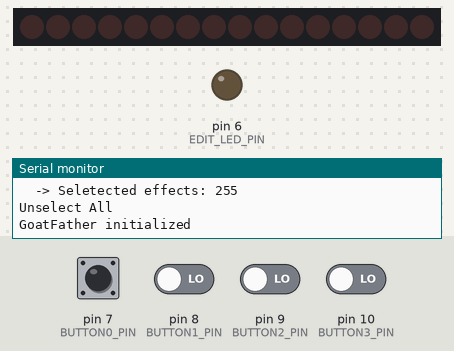
Bench run of a sketch on a simulated Arduino Uno, built with avr-gcc and run on an emulated ATmega328P. On the bench: 16 shift-register outputs drawn as a row of LEDs (first output left, lit = HIGH), output pins drawn as LEDs (lit = HIGH), the last lines printed to the serial monitor. Wiring (inferred from the names in the program): 2 × shift register (74HC595): data pin 5; shift clock pin 2; latch pin 3; OE pin 4. Wiring (inferred from the signals the program sends): row of LEDs: on Q0, Q1, Q2, Q3, Q4, Q5, Q6, Q7, Q8, Q9, Q10, Q11, Q12, Q13, Q14, Q15. The test bench sets the inputs (shaded band); at power-on: pin 7 (BUTTON0_PIN), pin 8 (BUTTON1_PIN), pin 9 (BUTTON2_PIN), pin 10 (BUTTON3_PIN) LOW. MIDI output is not drawn; pins used as bus, display or sensor lines are not drawn.

Above: at 1.4 s.
1.5 s: pin 7 (BUTTON0_PIN) pulled HIGH for 0.15 s
At 1.8 s:
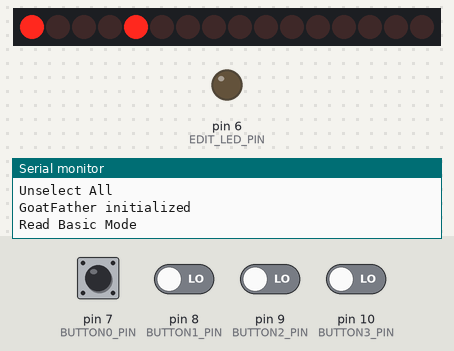
3.1 s: pin 7 (BUTTON0_PIN) driven HIGH and pin 8 (BUTTON1_PIN) driven HIGH
At 3.5 s:
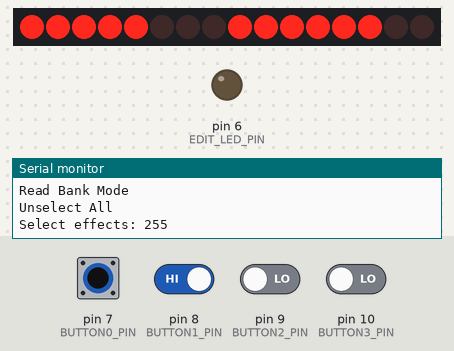
6.1 s: pin 7 (BUTTON0_PIN) driven LOW
At 6.7 s:
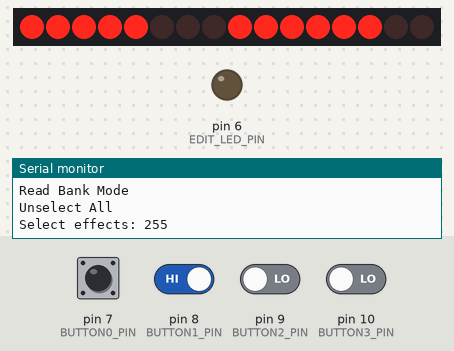
7.6 s: pin 7 (BUTTON0_PIN) driven HIGH
At 8.4 s:
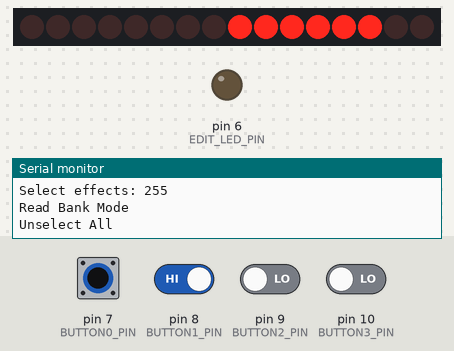
10.6 s: pin 9 (BUTTON2_PIN) driven HIGH and pin 10 (BUTTON3_PIN) driven HIGH
At 11.2 s:
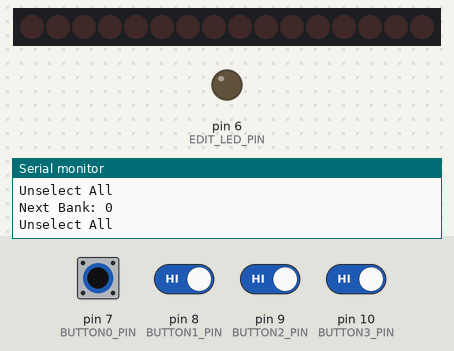
Timing chart, 0 to 13.1 s (numbered marks = the images above; inputs shaded):
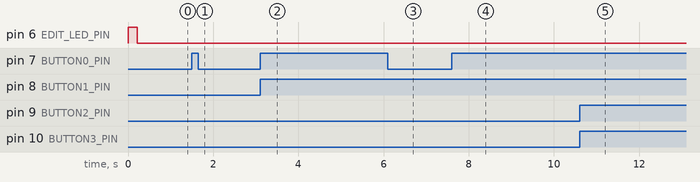

The sketch:

goatroller.ino
```cpp
#include "RollerEffectSwitcher.h"
#include "ButtonReader.h"
#include "BankManager.h"
#include <SoftwareSerial.h>
#include <MIDI.h>

// ButtonReader parameters
#define NUMBER_OF_BUTTON 4
#define NUMBER_OF_LOOPS 4
#define NUMBER_OF_SHIFT_REGISTER 2

#define BUTTON0_PIN 7
#define BUTTON1_PIN 8
#define BUTTON2_PIN 9
#define BUTTON3_PIN 10

// BankManager parameters
#define EEPROM_START_ADDRESS 0
#define NUMBER_OF_BANKS 7
#define PATCHES_PER_BANK 4

// EffectSwitcher parameters
#define CLOCK_PIN 2         //Connected to clock pin (SRCK) of TPIC6B595N
#define LATCH_PIN 3         //Connected to latch pin (RCK) of TPIC6B595N
#define OUTPUT_ENABLE_PIN 4 //Connected to output enable (G_) of TPIC6B595N
#define DATA_PIN 5          //Connected to Data in (SER_IN) of TPIC6B595N

#define EDIT_LED_PIN 6

// Midi Constants
#define MIDI_RX_PIN 11
#define MIDI_TX_PIN 12
#define MIDI_CC_VALUE_TOGGLE 64

int buttons[NUMBER_OF_BUTTON] = {BUTTON0_PIN, BUTTON1_PIN, BUTTON2_PIN, BUTTON3_PIN};
ButtonReader *button_reader = new ButtonReaderPins(
    NUMBER_OF_BUTTON,
    buttons);
BankManager *bank_manager = new BankManager(EEPROM_START_ADDRESS, NUMBER_OF_BANKS, PATCHES_PER_BANK);

RollerEffectSwitcher effect_switcher(
    button_reader,
    bank_manager,
    CLOCK_PIN,
    LATCH_PIN,
    OUTPUT_ENABLE_PIN,
    DATA_PIN,
    EDIT_LED_PIN);

SoftwareSerial midiSerial(MIDI_RX_PIN, MIDI_TX_PIN);

MIDI_CREATE_INSTANCE(SoftwareSerial, midiSerial, midiSoft);

void setup()
{
    effect_switcher.init();
    midiSoft.begin();
    midiSoft.setInputChannel(3);
}

void checkMIDI()
{
    if (midiSoft.read()) // Is there a MIDI message incoming ?
    {
        switch (midiSoft.getType()) // Get the type of the message we caught
        {
        case midi::ProgramChange:
            Serial.println(String("Midi PC Message ") + midiSoft.getData1());
            effect_switcher.select_patch_and_effect(0, midiSoft.getData1());
            break;
        case midi::ControlChange:
            byte cc_number = midiSoft.getData1();
            byte cc_value = midiSoft.getData2();
            Serial.println(String("Midi CC Message ") + cc_number + ", " + cc_value);
            if (cc_number > 0 && cc_number <= NUMBER_OF_LOOPS)
            {
                if (cc_value == MIDI_CC_VALUE_TOGGLE)
                {
                    effect_switcher.toggle_loop(cc_number);
                }
                else
                {
                    effect_switcher.set_loop_state(cc_number, (cc_value < MIDI_CC_VALUE_TOGGLE) ? LOW : HIGH);
                }
            }
            break;
        // See the online reference for other message types
        default:
            break;
        }
    }
}

void loop()
{
    checkMIDI();
    effect_switcher.read_and_apply();
}
```

RollerEffectSwitcher.cpp
```cpp
#include "RollerEffectSwitcher.h"
#include "ButtonReader.h"


RollerEffectSwitcher::RollerEffectSwitcher(
    ButtonReader* _button_reader,
    BankManager* _bank_manager,
    byte _pin_register_clock,
    byte _pin_register_latch,
    byte _pin_register_output_enable,
    byte _pin_register_data,
    byte _edit_led_pin
): EffectSwitcher(_button_reader, _bank_manager, nullptr,
    _pin_register_clock, _pin_register_latch, _pin_register_output_enable, _pin_register_data) {
    edit_mode_started = 0;
    edit_led_pin = _edit_led_pin;
}

void RollerEffectSwitcher::init() {
    pinMode(edit_led_pin, OUTPUT);
    digitalWrite(edit_led_pin, HIGH);
    EffectSwitcher::init();
    digitalWrite(edit_led_pin, LOW);
}

void RollerEffectSwitcher::read_and_apply() {
    bool action_done = false;
    button_reader->read();
    if (mode == effects_mode::edit && millis() - edit_mode_started > EDIT_MODE_INTERVAL) {
        save_patch();
        digitalWrite(edit_led_pin, LOW);
    }
    if (button_reader->is_multiple_button_pressed() && mode != effects_mode::edit) {
        if (is_next_bank_pressed()) {
            bank_manager->next();
            Serial.println(String("Next Bank: ") + bank_manager->get_current_bank_number());
            set_bank_mode();
            unselect_all();
            action_done = true;
        } else if (is_previous_bank_pressed()) {
            bank_manager->previous();
            Serial.println(String("Previous Bank: ") + bank_manager->get_current_bank_number());
            set_bank_mode();
            unselect_all();
            action_done = true;
        } else if (is_no_bank_pressed()) {
            Serial.println(String("No Bank"));
            bank_manager->set_current_bank(BASIC_MODE_BANK);
            set_bank_mode();
            unselect_all();
            action_done = true;
        }
    }
    int button_actioned = button_reader->get_actioned_button();
    if (button_actioned >= 0) {
        int action = button_reader->get_action_for_button(button_actioned);
        if (action == button_state::pressed) {
            switch(mode) {
                case effects_mode::basic: {
                    Serial.println("Read Basic Mode");
                    read_basic_mode(button_actioned);
                    break;
                }
                case effects_mode::bank: {
                    Serial.println("Read Bank Mode");
                    if (bitRead(current_patch, button_actioned)) {
                        unselect_all();
                    } else {
                        select_bank_patch(button_actioned);
                    }
                    break;
                }
                case effects_mode::edit: {
                    Serial.println("Read Edit Mode");
                    read_edit_mode(button_actioned);
                    break;
                }
            }
        } else if (action == button_state::long_pressed && mode == effects_mode::bank) {
            Serial.println("Now in EDIT MODE");
            display(String("Edit Patch ") + bank_manager->get_current_bank()->get_selected_patch_number() + 1, 2);
            select_bank_patch(button_actioned);
            mode = effects_mode::edit;
            digitalWrite(edit_led_pin, HIGH);
            edit_mode_started = millis();
            action_done = true;
//        } else if (action == button_state::double_pressed && mode != effects_mode::edit) {
//            switch(button_actioned) {
//                case ROLLER_PREV_BANK_BUTTON: {
//                    bank_manager->previous();
//                    Serial.println(String("Previous Bank: ") + bank_manager->get_current_bank_number());
//                    set_bank_mode();
//                    unselect_all();
//                    break;
//                }
//                case ROLLER_NEXT_BANK_BUTTON: {
//                    bank_manager->next();
//                    Serial.println(String("Next Bank: ") + bank_manager->get_current_bank_number());
//                    set_bank_mode();
//                    unselect_all();
//                    break;
//                }
//                case ROLLER_NO_BANK_BUTTON: {
//                    Serial.println(String("No Bank"));
//                    bank_manager->set_current_bank(BASIC_MODE_BANK);
//                    set_bank_mode();
//                    unselect_all();
//                    break;
//                }
//            }
//            action_done = true;
        }
    }
    if (action_done) {
        delay(READING_WAIT_AFTER_ACTION);
    }
    delay(READING_RATE);
}

void RollerEffectSwitcher::compute_registers(byte patch, byte effects) {
    // set bank leds display for TPIC6B595N
    int current_bank = bank_manager->get_current_bank_number();
    register_2 = 0;
    for (int i = 0 ; i < current_bank; ++i) {
        bitWrite(register_2, i, HIGH);
    }

    // Display LED for selected patch and effects
    register_1 = 0;
    for (int i = 0; i < bank_manager->get_patches_per_bank(); ++i) {
        if (patch > 0 && bitRead(patch, i)) {
            bitWrite(register_1, i + bank_manager->get_patches_per_bank(), HIGH);
        }
        if (bitRead(effects, i)) {
            bitWrite(register_1, i, HIGH);
        }
    }
}

bool RollerEffectSwitcher::is_next_bank_pressed() {
    if (button_reader->get_action_for_button(2) == button_state::pressed
        && button_reader->get_action_for_button(3) == button_state::pressed) {
        return true;
    }
    return false;
}

bool RollerEffectSwitcher::is_previous_bank_pressed() {
    if (button_reader->get_action_for_button(0) == button_state::pressed
        && button_reader->get_action_for_button(1) == button_state::pressed) {
        return true;
    }
    return false;
}

bool RollerEffectSwitcher::is_no_bank_pressed() {
    if (button_reader->get_action_for_button(1) == button_state::pressed
        && button_reader->get_action_for_button(2) == button_state::pressed) {
        return true;
    }
    return false;
}
```

RollerEffectSwitcher.h
```cpp
#ifndef ROLLEREFFECTSWITCHER_H
#define ROLLEREFFECTSWITCHER_H


#include "EffectSwitcher.h"


#define ROLLER_PREV_BANK_BUTTON 2
#define ROLLER_NEXT_BANK_BUTTON 3
#define ROLLER_NO_BANK_BUTTON 0

#define EDIT_MODE_INTERVAL 8000


class RollerEffectSwitcher : public EffectSwitcher {

protected:
    byte edit_led_pin;
    unsigned long edit_mode_started = 0;
    virtual void compute_registers(byte patch, byte effects);
    bool is_next_bank_pressed();
    bool is_previous_bank_pressed();
    bool is_no_bank_pressed();

public:
    RollerEffectSwitcher(
        ButtonReader* _button_reader,
        BankManager* _bank_manager,
        byte _pin_register_clock,
        byte _pin_register_latch,
        byte _pin_register_output_enable,
        byte _pin_register_data,
        byte _edit_led_pin);
    virtual void init();
    virtual void read_and_apply();
};


#endif // ROLLEREFFECTSWITCHER_H
```

Measured:
- after the input at 6.1 s, pin 6 (EDIT_LED_PIN): stays LOW (without the input it goes to HIGH after 0.09 s)
- after the input at 10.6 s, pin 6 (EDIT_LED_PIN): stays LOW (without the input it goes to HIGH after 0.11 s)
